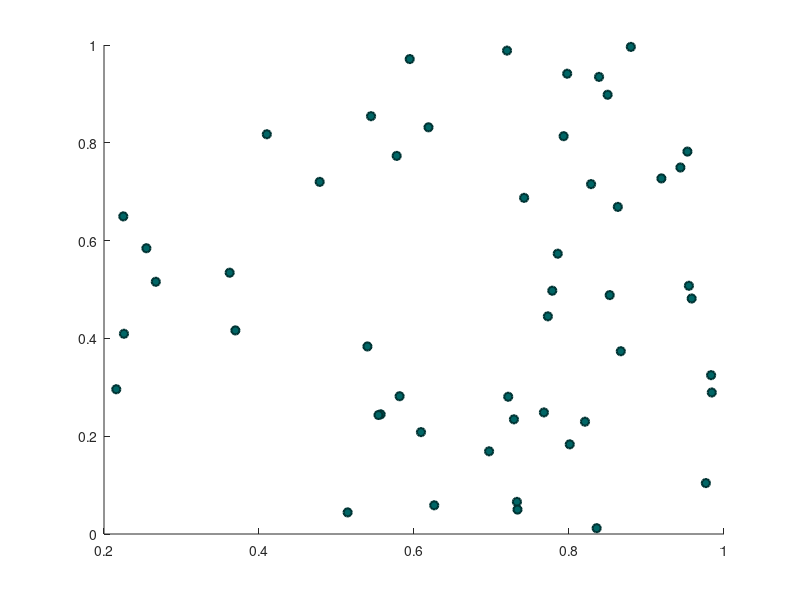

Here is the MATLAB script that generated this plot: (Note: this script raises an error after producing the figure.)
load('data_lvq.mat');

[example_count, dimension]  = size(w5_1);

% Getting prototypes
num_prototypes = 2; % Number of prototypes
prototypes = zeros(num_prototypes,3); % 3rd columns records idx in dataset
for i = 1:num_prototypes
	r = randi(example_count);
	if i ~= 1
		while ismember(r,prototypes(:,3)) ~= 0
			r = randi(example_count);
		end
	end
	prototypes(i,1) = w5_1(r,1);
	prototypes(i,2) = w5_1(r,2);
	prototypes(i,3) = r;
end

% Begin epochs
% distances has extra column for idxs used in computation
close all;
f = figure('visible','on'); % Plotting examples
scatter(w5_1(1:50,1), w5_1(1:50,2), ...
              'MarkerEdgeColor',[0 .5 .5], ...
              'MarkerFaceColor',[0 .7 .7], ...
              'LineWidth',1.5);
scatter(w5_1(50:100,1), w5_1(50:100,2), ...
              'MarkerEdgeColor',[0 .2 .2], ...
              'MarkerFaceColor',[0 .4 .4], ...
              'LineWidth',1.5);
hold on

distances = zeros(example_count, num_prototypes);
distance_count = 0;
epoch_max = 10;
step_size = 0.002;
quant_error = zeros(1,epoch_max);
sum = 0;
for i = 1:epoch_max
	rand_set1_idxs = randperm(example_count);
	for j = 1:example_count
		if ismember(j,prototypes(:,3)) == 0 % example is not prototype
			example_x = w5_1(rand_set1_idxs(j),1);
			example_y = w5_1(rand_set1_idxs(j),2);
			for k = 1:num_prototypes
				prototype_x = prototypes(k,1);
				prototype_y = prototypes(k,2);
				x_diff = prototype_x - example_x;
				y_diff = prototype_y - example_y;
				euclidian_dist = sqrt(x_diff^2 + y_diff^2);
				distances(j, k) = euclidian_dist;
      end
      [winner_dist, winner_idx] = min(distances(j,:));
      winner_x = prototypes(winner_idx, 1);
      winner_y = prototypes(winner_idx, 2);
      prototypes(winner_idx,1:2) = ...
        new_prototype(step_size, winner_x, winner_y, example_x, example_y);
      sum = sum + winner_dist;
    end
  end

	% Plot epoch
  if (1) 
    figure(1);
    new_pos = scatter(prototypes(:,1), prototypes(:,2), 'MarkerEdgeColor',[0 .5 .5],...
                'MarkerFaceColor',[1 0 0],...
                'LineWidth',1.5,...
                'DisplayName', 'prototype');
    filename = sprintf('%s_%d','epochs',i);
    saveas(f, filename, 'png');
    delete(new_pos);
    title('Data points');
    xlabel('feature x');
    ylabel('feature y');
  end
  
  % Collect quantization error
  quant_error(i) = sum;
  sum = 0;
end

% Plot quantization error
f2 = figure('visible','on'); % Plotting examples
hold on
plot(quant_error);
title('Quantization error for epochs');
xlabel('Epoch number');
ylabel('Quantization error (H_{VQ})');
filename = sprintf('%s_K=%d_tmax=%d', 'HVQ', num_prototypes, epoch_max);
saveas(f2, filename, 'png');
